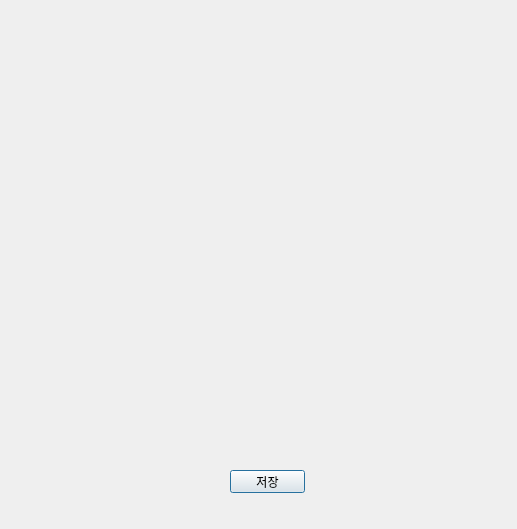
<?xml version="1.0" encoding="UTF-8"?>
<ui version="4.0">
 <class>Dialog</class>
 <widget class="QDialog" name="Dialog">
  <property name="geometry">
   <rect>
    <x>0</x>
    <y>0</y>
    <width>517</width>
    <height>529</height>
   </rect>
  </property>
  <property name="windowTitle">
   <string>Dialog</string>
  </property>
  <widget class="QPushButton" name="pushButton">
   <property name="geometry">
    <rect>
     <x>230</x>
     <y>470</y>
     <width>75</width>
     <height>23</height>
    </rect>
   </property>
   <property name="text">
    <string>저장</string>
   </property>
  </widget>
 </widget>
 <resources/>
 <connections/>
</ui>
